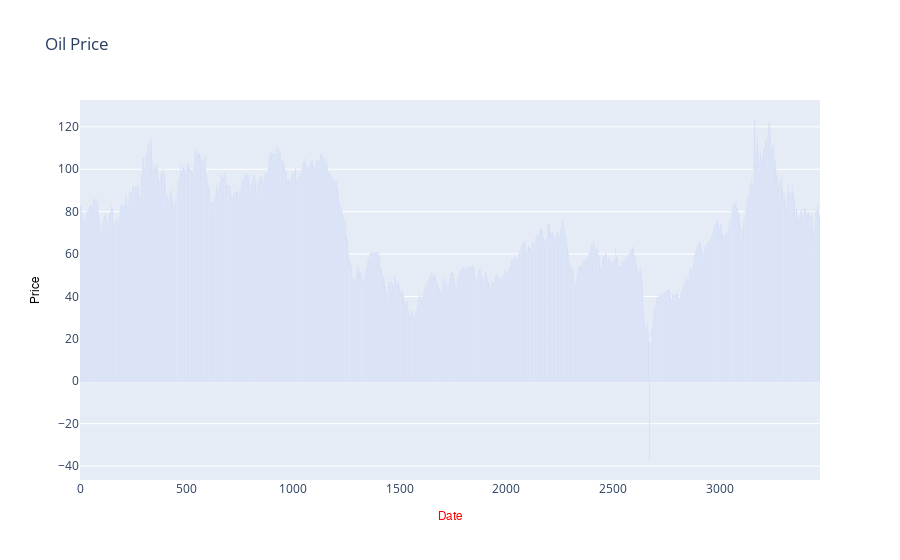

Notebook source saved alongside this figure:
### Code cell
chart = Charts.Charts()
chart.draw_chart1(data_object)

### Figure 1 — Plotly figure (JSON) as saved in the notebook; plotly's stock layout.template omitted (floating-point values rounded to 4 significant figures; data arrays with more than 128 entries replaced by an {"elided": "..."} marker saying what was removed)
{"data": [{"type": "bar", "y": {"elided": "3472 float values"}}], "layout": {"title": {"text": "Oil Price"}, "xaxis": {"title": {"font": {"color": "#FF0000", "family": "FreeSans, monospace", "size": 12}, "text": "Date"}}, "yaxis": {"title": {"font": {"color": "#000000", "family": "FreeSans, monospace", "size": 12}, "text": "Price"}}}}
